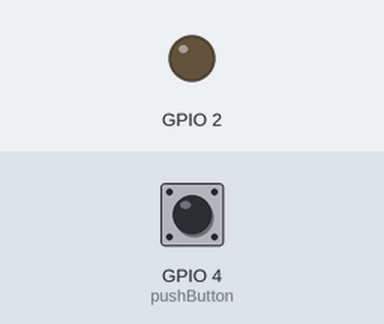
This sketch was run on a simulated ESP32. Parts: output pins drawn as LEDs (lit = HIGH). The test bench sets the inputs (shaded band); at power-on: GPIO 4 (pushButton) LOW.

Above: at 1.2 s.
1.3 s: GPIO 4 (pushButton) pulled HIGH for 0.15 s
At 1.37 s:
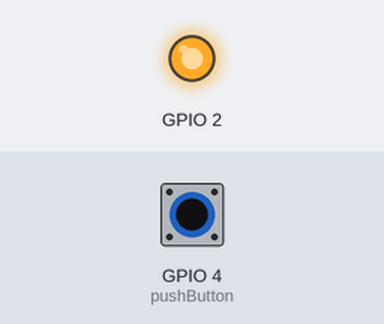
2.9 s: GPIO 4 (pushButton) pulled HIGH for 3.2 s
At 6.9 s:
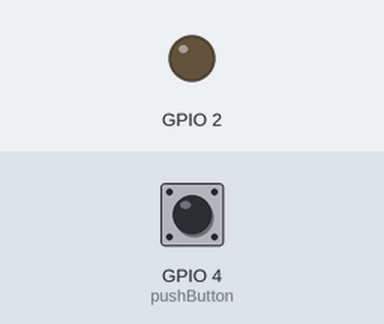
Timing chart, 0 to 8.4 s (numbered marks = the images above; inputs shaded):
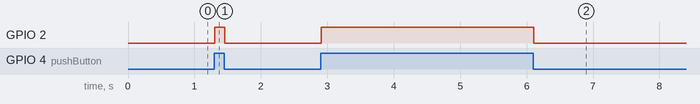

Measured:
- after the input at 1.3 s, GPIO 2: LOW → HIGH at once, → LOW 0.15 s later
- after the input at 2.9 s, GPIO 2: LOW → HIGH at once, → LOW 3.2 s later

The sketch:

PushButton.ino
```cpp
const int pushButton = 4;
void setup(){
  Serial.begin(115200);
  pinMode(2, OUTPUT);
  pinMode(pushButton, INPUT);
}
void loop(){
  delay(10);
  byte buttonState = digitalRead(pushButton);
  if(buttonState == HIGH){
    digitalWrite(2, HIGH);
  }
  else{
    digitalWrite(2, LOW);
  }
}
```
